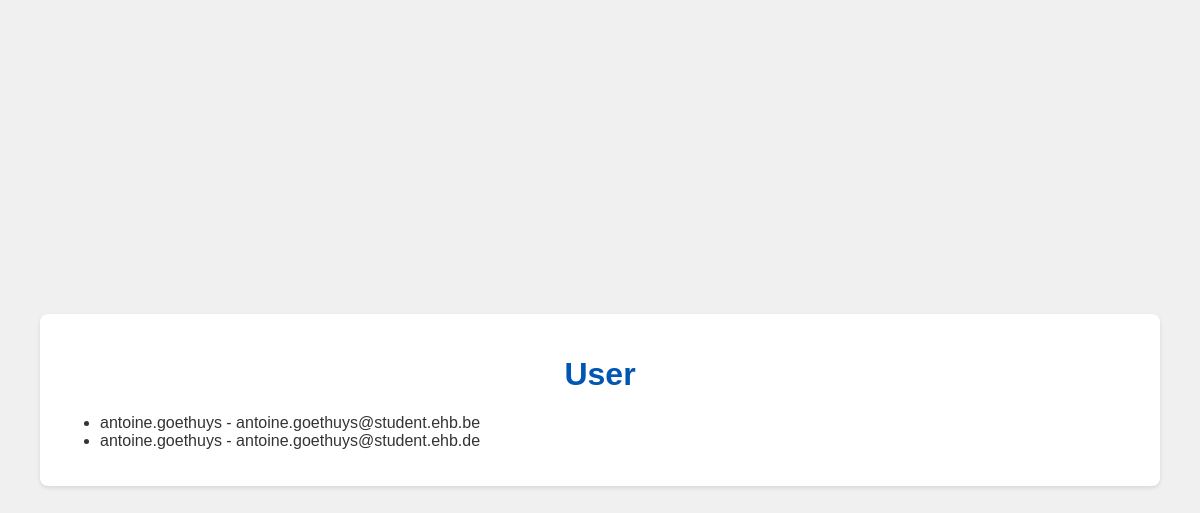
The page / on the database its author committed.
### tables this page shows
CREATE TABLE users 
              (
               id INTEGER PRIMARY KEY, 
               username TEXT, 
               email TEXT,
               company TEXT,
               country TEXT,
               postcode TEXT,
               password TEXT
              );

### api.py (the view)
@app.route('/')
def index():
    conn = get_db_connection()
    users = conn.execute('SELECT * FROM users').fetchall()
    conn.close()
    return render_template('index.html', users=users)

### api.py (called while the page is built)
def get_db_connection():
    if not os.path.exists('data.db'):
        create_db()
    conn = sqlite3.connect('data.db')
    conn.row_factory = sqlite3.Row
    return conn

### templates/index.html (shortened to what this page needs)
{% extends "base.html" %}
{% block content %}
    <h1>User</h1>
    <ul>
        {% for user in users %}
            <li>{{ user.username }} - {{ user.email }}</li>
        {% endfor %}
    </ul>
{% endblock %}

### templates/base.html (style rules this page uses)
body { font-family: Arial, sans-serif; background-color: #f0f0f0; color: #333; margin: 0; padding: 0; display: flex; justify-content: center; align-items: center; height: 100vh; }
h1 { color: #0056b3; text-align: center; }

### rows shown on the page
users: username "antoine.goethuys", email "antoine.goethuys@student.ehb.be"
users: username "antoine.goethuys", email "antoine.goethuys@student.ehb.de"
